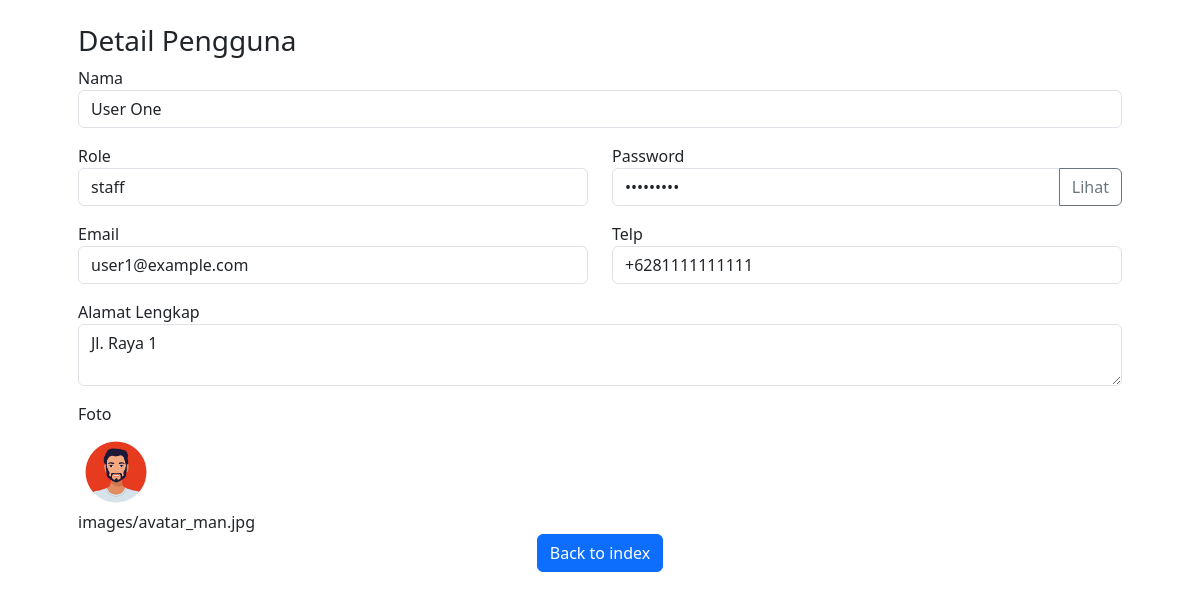
The page /pages/detailUser.php?id=1 on the database its author committed.
### tables this page shows
CREATE TABLE IF NOT EXISTS `users` (
  `id` int NOT NULL AUTO_INCREMENT,
  `email` varchar(100) NOT NULL,
  `name` varchar(100) NOT NULL,
  `role` enum('admin','staff') NOT NULL,
  `avatar` varchar(100) DEFAULT NULL,
  `phone` varchar(15) NOT NULL,
  `address` varchar(255) NOT NULL,
  `password` varchar(100) NOT NULL,
  `created_at` datetime DEFAULT NULL,
  `updated_at` datetime DEFAULT NULL,
  PRIMARY KEY (`id`)
);

### pages/detailUser.php (the view, shortened to what this page needs)
<!DOCTYPE html>
<html lang="en">
<head>
    <link rel="stylesheet" href="../css/bootstrap.min.css" />
</head>
<body>
    <div class="container mt-4 px-5">
        <h3>Detail Pengguna</h3>
        <?php
        include 'koneksi.php';
        $sql = "SELECT name, role, password, email, phone, address, avatar FROM users WHERE id=" . $_GET['id'];
        $result = $conn->query($sql);
        $data = $result->fetch_assoc();
        ?>
        <label for="name">Nama</label>
        <div class="input-group mb-3">
            <input type="text" class="form-control" placeholder="Nama Lengkap" aria-label="Username" aria-describedby="basic-addon1" name="name" id="name" value="<?= $data['name']; ?>" readonly>
        </div>
        <div class="row">
            <div class="col">
                <label for="role">Role</label>
                <input type="text" class="form-control" placeholder="Nama Lengkap" aria-label="Username" aria-describedby="basic-addon1" name="role" id="role" value="<?= $data['role']; ?>" readonly>
            </div>
            <div class="col">
                <label for="password">Password</label>
                <div class="input-group mb-3">
                    <input type="password" class="form-control" aria-label="Recipient's username" aria-describedby="button-addon2" name="password" id="password" value="<?= $data['password']; ?>" readonly>
                    <button class="btn btn-outline-secondary" type="button" id="button-addon2" onclick="showPassword()">Lihat</button>
                </div>
            </div>
        </div>
        <div class="row">
            <div class="col">
                <label for="email">Email</label>
                <div class="input-group mb-3">
                    <input type="email" class="form-control" aria-label="Recipient's username" name="email" id="email" placeholder="name@example.com" value="<?= $data['email']; ?>" readonly>
                </div>
            </div>
            <div class="col">
                <label for="phone">Telp</label>
                <div class="input-group mb-3">
                    <input type="tel" class="form-control" aria-label="Recipient's username" name="phone" id="phone" value="<?= $data['phone']; ?>" readonly>
                </div>
            </div>
        </div>
        <div class="row">
            <label for="alamat">Alamat Lengkap</label>
            <div class="input-group mb-3">
                <textarea class="form-control" aria-label="With textarea" name="alamat" id="alamat" readonly><?= $data['address']; ?></textarea>
            </div>
        </div>
        <div class="row">
            <label for="avatar" class="form-label">Foto</label>
            <img class='rounded' style='width: 100px;' src="../<?= $data["avatar"] ?>">
            <label for=""><?= $data['avatar']; ?></label>
        </div>
        <div class=" row justify-content-center">
            <div class="col-4 text-center">
                <a href="../index.php" class="btn btn-primary">Back to index</a>
            </div>
        </div>
    </div>
</body>
</html>

### rows shown on the page
users: name "User One", role "staff", email "user1@example.com", phone "+6281111111111", alamat "Jl. Raya 1", avatar (picture), avatar "images/avatar_man.jpg"
